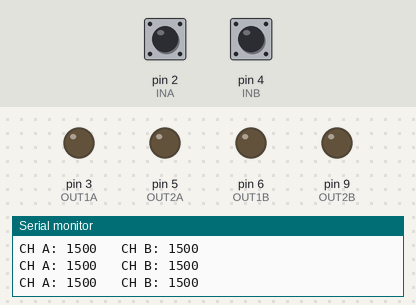
A sketch run on a simulated Arduino Uno, built with avr-gcc and run on an emulated ATmega328P. On the bench: output pins drawn as LEDs (lit = HIGH), the last lines printed to the serial monitor. The test bench sets the inputs (shaded band); at power-on: pin 2 (INA) LOW, pin 4 (INB) LOW.

Above: at 1.2 s.
1.3 s: pin 2 (INA) pulsed HIGH 2 times (0.12 s each, 0.3 s apart)
At 1.9 s:
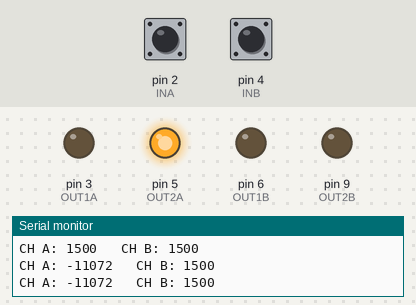
3.4 s: pin 4 (INB) pulsed HIGH 2 times (0.12 s each, 0.3 s apart)
At 4.7 s:
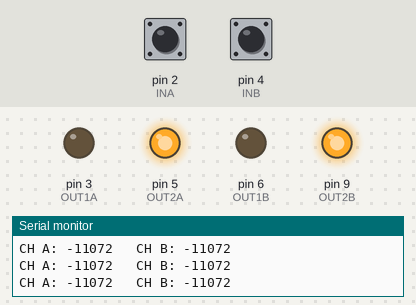
Timing chart, 0 to 6.4 s (numbered marks = the images above; inputs shaded):
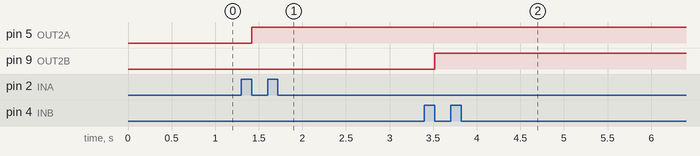

The sketch:

atmega.ino
```cpp
#include <PinChangeInterrupt.h>

#define MIDDLE_POINT 1500

#define OUT1A 3
#define OUT2A 5
#define INA   2

#define OUT1B 6
#define OUT2B 9
#define INB   4

volatile unsigned long prev_timeA = 0;
volatile int pwm_valueA = 1500;

volatile unsigned long prev_timeB = 0;
volatile int pwm_valueB = 1500;

void setup() {
  Serial.begin(9600);

  pinMode(OUT1A, OUTPUT);
  pinMode(OUT2A, OUTPUT);
  pinMode(INA, INPUT);

  pinMode(OUT1B, OUTPUT);
  pinMode(OUT2B, OUTPUT);
  pinMode(INB, INPUT);

  attachPCINT(digitalPinToPCINT(INA), isrA, CHANGE);
  attachPCINT(digitalPinToPCINT(INB), isrB, CHANGE);
}

void loop() {
  // Debug monitor
  Serial.print("CH A: "); Serial.print(pwm_valueA);
  Serial.print("   CH B: "); Serial.println(pwm_valueB);
  delay(200);
}

void isrA() {
  if (digitalRead(INA)) {
    prev_timeA = micros();
  } else {
    pwm_valueA = micros() - prev_timeA;
    PWM_outA(pwm_valueA);
  }
}

void isrB() {
  if (digitalRead(INB)) {
    prev_timeB = micros();
  } else {
    pwm_valueB = micros() - prev_timeB;
    PWM_outB(pwm_valueB);
  }
}

void PWM_outA(int speeds) {
  int tempSpeeds = map(abs(speeds - MIDDLE_POINT), 0, 500, 0, 255);
  tempSpeeds = constrain(tempSpeeds, 0, 255);

  if (speeds > MIDDLE_POINT) {
    analogWrite(OUT1A, tempSpeeds);
    digitalWrite(OUT2A, LOW);
  } else {
    digitalWrite(OUT1A, LOW);
    analogWrite(OUT2A, tempSpeeds);
  }
}

void PWM_outB(int speeds) {
  int tempSpeeds = map(abs(speeds - MIDDLE_POINT), 0, 500, 0, 255);
  tempSpeeds = constrain(tempSpeeds, 0, 255);

  if (speeds > MIDDLE_POINT) {
    analogWrite(OUT1B, tempSpeeds);
    digitalWrite(OUT2B, LOW);
  } else {
    digitalWrite(OUT1B, LOW);
    analogWrite(OUT2B, tempSpeeds);
  }
}
```

Measured:
- after the input at 1.3 s, pin 5 (OUT2A): LOW → HIGH after 0.12 s
- after the input at 3.4 s, pin 9 (OUT2B): LOW → HIGH after 0.12 s
